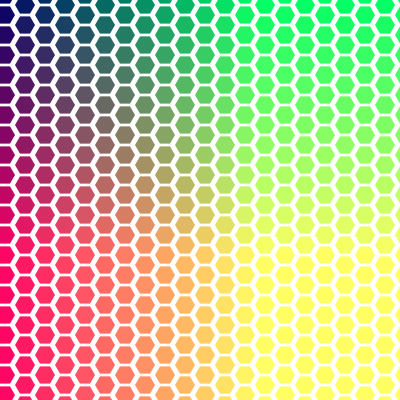
Frame 1 (no input)
Frame 60 (the mouse pressed at the canvas centre just before this capture): identical to frame 1, image omitted
Frame 120 (the mouse held since frame 60 and released just before this capture): identical to frame 1, image omitted

The Processing sketch that drew this single still picture (run headless with seeded random() and noise(); from frame 60 on, the mouse is pressed at the canvas centre):

// Processing sketch: rainbow_honeycomb
// ── rainbow_honeycomb.pde
/*
HoneyComb
Ira Greenberg, November 6, 2005
*/
// total polys
int polyCount;
// poly array
Poly[]pols;
// I created 2 radii to allow asymmetry
int rad1 = 10, rad2 = 10;
// change poly orientation
float initAng = 0;
void setup(){
size(400, 400);
background(255);
/* 1 extra cell is added to each row and
column to allow the honeycomb to bleed
off the display window */
polyCount = (width/(rad1*2) + 1) * (height/(rad2*2) + 1);
//create Poly array
pols = new Poly[polyCount];
for (int i=0; i<polyCount; i++){
// instantiate each Poly obj in pols array
pols[i] = new Poly(6, rad1, rad2, initAng);
}
}
void draw(){
background(255);
// counter keeps track of Poly count
int counter = 0;
// shift creates honeycomb pattern
// and bleed
int shiftx = rad1/2;
int shifty = rad2/2;
/* create rows and columns in honeycomb,
calling Poly drawPoly method for each
Poly obj*/
for (int i=shiftx; i<=width+shiftx; i+=rad1*2){
shifty*=-1;
for (int j=shifty; j<=height+shifty; j+=rad2*2){
pols[counter++].drawPoly(i, j);
}
}
}
/*Simple Poly class, plots any
regular polygon*/
class Poly {
int sides;
float r1, r2;
float angle;
Poly(int sides, int r1, int r2, float initAng){
this.sides = sides;
this.r1 = r1;
this.r2 = r2;
angle = initAng;
}
void drawPoly(int cx, int cy){
noStroke();
fill(cy, cx, 100);
float px= 0, py = 0;
beginShape();
for (int i=0; i<sides; i++){
px = cx+cos(radians(angle))*r1;
py = cy+sin(radians(angle))*r2;
vertex(px, py);
angle+=360/sides;
}
endShape(CLOSE);
}
}
